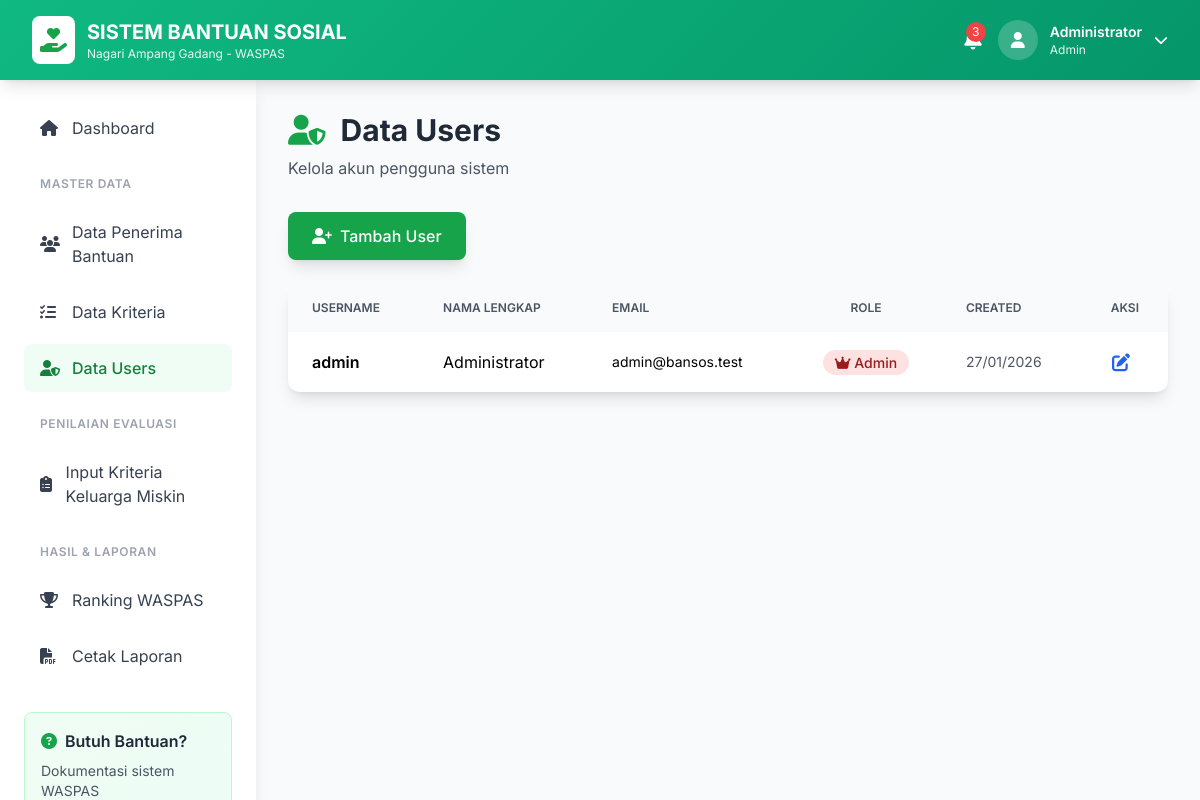
The page /pages/users.php (signed in) on the database its author committed.
### tables this page shows
CREATE TABLE `users` (
  `id` int(11) NOT NULL,
  `username` varchar(50) NOT NULL,
  `password` varchar(255) NOT NULL,
  `nama_lengkap` varchar(100) NOT NULL,
  `email` varchar(100) DEFAULT NULL,
  `role` enum('admin','user') DEFAULT 'user',
  `created_at` timestamp NULL DEFAULT current_timestamp()
);

### config/database.php (called while the page is built)
<?php
return [
    'host' => 'localhost',
    'dbname' => 'bansos_waspas',
    'username' => 'root',
    'password' => '',
    'charset' => 'utf8mb4',
    'options' => [
        PDO::ATTR_ERRMODE => PDO::ERRMODE_EXCEPTION,
        PDO::ATTR_DEFAULT_FETCH_MODE => PDO::FETCH_ASSOC,
        PDO::ATTR_EMULATE_PREPARES => false,
    ]
];

### classes/Database.php (called while the page is built, shortened)
<?php
class Database {
    private static $instance = null;
    private $pdo;
    private function __construct() {
        $config = require __DIR__ . '/../config/database.php';
        try {
            $dsn = "mysql:host={$config['host']};dbname={$config['dbname']};charset={$config['charset']}";
            $this->pdo = new PDO($dsn, $config['username'], $config['password'], $config['options']);
        } catch (PDOException $e) {
            die("Database connection failed: " . $e->getMessage());
        }
    }
    public static function getInstance() {
        if (self::$instance === null) {
            self::$instance = new self();
        }
        return self::$instance;
    }
    public function query($sql, $params = []) {
        $stmt = $this->pdo->prepare($sql);
        $stmt->execute($params);
        return $stmt;
    }
    public function fetchAll($sql, $params = []) {
        return $this->query($sql, $params)->fetchAll();
    }
}

### classes/Auth.php (called while the page is built, shortened)
<?php
class Auth {
    public function isLoggedIn() {
        return isset($_SESSION['logged_in']) && $_SESSION['logged_in'] === true;
    }
    public function getUser() {
        return [
            'id' => $_SESSION['user_id'],
            'username' => $_SESSION['username'],
            'nama_lengkap' => $_SESSION['nama_lengkap'],
            'role' => $_SESSION['role']
        ];
    }
}

### pages/users.php (the view, shortened to what this page needs)
<?php
require_once '../classes/Database.php';
require_once '../classes/Auth.php';
$auth = new Auth();
$auth->requireAdmin();
$user = $auth->getUser();
$db = Database::getInstance();
$users = $db->fetchAll("SELECT * FROM users ORDER BY username");
?>
<!DOCTYPE html>
<html lang="id">
<head>
    <script src="https://cdn.tailwindcss.com"></script>
    <link rel="stylesheet" href="https://cdnjs.cloudflare.com/ajax/libs/font-awesome/6.4.0/css/all.min.css">
</head>
<body class="bg-gray-50">
    <?php include '../includes/navbar.php'; ?>
    <div class="flex">
        <?php include '../includes/sidebar.php'; ?>
        <div class="flex-1 p-8 ml-64">
            <div class="mb-8">
                <h1 class="text-3xl font-bold text-gray-800 mb-2">
                    <i class="fas fa-user-shield text-green-600 mr-2"></i>
                    Data Users
                </h1>
                <p class="text-gray-600">Kelola akun pengguna sistem</p>
            </div>
            <div class="mb-6">
                <button onclick="showAddModal()" class="px-6 py-3 bg-green-600 hover:bg-green-700 text-white font-medium rounded-lg transition shadow-lg">
                    <i class="fas fa-user-plus mr-2"></i>Tambah User
                </button>
            </div>
            <div class="bg-white rounded-xl shadow-lg overflow-hidden">
                <div class="overflow-x-auto">
                    <table class="w-full">
                        <thead class="bg-gray-50">
                            <tr>
                                <th class="px-6 py-4 text-left text-xs font-semibold text-gray-600 uppercase">Username</th>
                                <th class="px-6 py-4 text-left text-xs font-semibold text-gray-600 uppercase">Nama Lengkap</th>
                                <th class="px-6 py-4 text-left text-xs font-semibold text-gray-600 uppercase">Email</th>
                                <th class="px-6 py-4 text-center text-xs font-semibold text-gray-600 uppercase">Role</th>
                                <th class="px-6 py-4 text-left text-xs font-semibold text-gray-600 uppercase">Created</th>
                                <th class="px-6 py-4 text-center text-xs font-semibold text-gray-600 uppercase">Aksi</th>
                            </tr>
                        </thead>
                        <tbody class="divide-y divide-gray-200">
                            <?php foreach ($users as $row): ?>
                            <tr class="hover:bg-gray-50 transition">
                                <td class="px-6 py-4 font-semibold"><?= htmlspecialchars($row['username']) ?></td>
                                <td class="px-6 py-4"><?= htmlspecialchars($row['nama_lengkap']) ?></td>
                                <td class="px-6 py-4 text-sm"><?= htmlspecialchars($row['email']) ?></td>
                                <td class="px-6 py-4 text-center">
                                    <?php if ($row['role'] == 'admin'): ?>
                                    <span class="px-3 py-1 bg-red-100 text-red-800 rounded-full text-sm font-medium">
                                        <i class="fas fa-crown"></i> Admin
                                    </span>
                                    <?php else: ?>
                                    <span class="px-3 py-1 bg-blue-100 text-blue-800 rounded-full text-sm font-medium">
                                        <i class="fas fa-user"></i> User
                                    </span>
                                    <?php endif; ?>
                                </td>
                                <td class="px-6 py-4 text-sm text-gray-600"><?= date('d/m/Y', strtotime($row['created_at'])) ?></td>
                                <td class="px-6 py-4 text-center">
                                    <button onclick='editData(<?= json_encode($row) ?>)' class="text-blue-600 hover:text-blue-800 mr-2" title="Edit">
                                        <i class="fas fa-edit text-lg"></i>
                                    </button>
                                </td>
                            </tr>
                            <?php endforeach; ?>
                        </tbody>
                    </table>
                </div>
            </div>
        </div>
    </div>
</body>
</html>

### includes/navbar.php (shortened to what this page needs)
<nav class="gradient-bg shadow-lg fixed top-0 left-0 right-0 z-50" style="background: linear-gradient(135deg, #10b981 0%, #059669 100%);">
    <div class="px-8 py-4">
        <div class="flex items-center justify-between">
            <div class="flex items-center space-x-3">
                <div class="bg-white p-2 rounded-lg">
                    <i class="fas fa-hand-holding-heart text-2xl text-green-600"></i>
                </div>
                <div class="text-white">
                    <h1 class="text-xl font-bold">SISTEM BANTUAN SOSIAL</h1>
                    <p class="text-xs opacity-90">Nagari Ampang Gadang - WASPAS</p>
                </div>
            </div>
            <div class="flex items-center space-x-4">
                <button class="relative text-white hover:text-gray-200 transition">
                    <span class="absolute -top-1 -right-1 bg-red-500 text-white text-xs w-5 h-5 rounded-full flex items-center justify-center">3</span>
                </button>
                <div class="relative group">
                    <button class="flex items-center space-x-3 text-white hover:text-gray-200 transition">
                        <div class="w-10 h-10 bg-white bg-opacity-20 rounded-full flex items-center justify-center">
                            <i class="fas fa-user"></i>
                        </div>
                        <div class="text-left hidden md:block">
                            <p class="text-sm font-semibold"><?= htmlspecialchars($user['nama_lengkap']) ?></p>
                            <p class="text-xs opacity-90"><?= ucfirst($user['role']) ?></p>
                        </div>
                        <i class="fas fa-chevron-down text-sm"></i>
                    </button>
                </div>
            </div>
        </div>
    </div>
</nav>
<div class="h-20"></div>

### pages/users.php (style rules this page uses)
* { font-family: 'Inter', sans-serif; }
.gradient-bg { background: linear-gradient(135deg, #10b981 0%, #059669 100%); }

### rows shown on the page
users: nama_lengkap "Administrator", role "Admin", username "admin", email "admin@bansos.test", created_at "27/01/2026"
